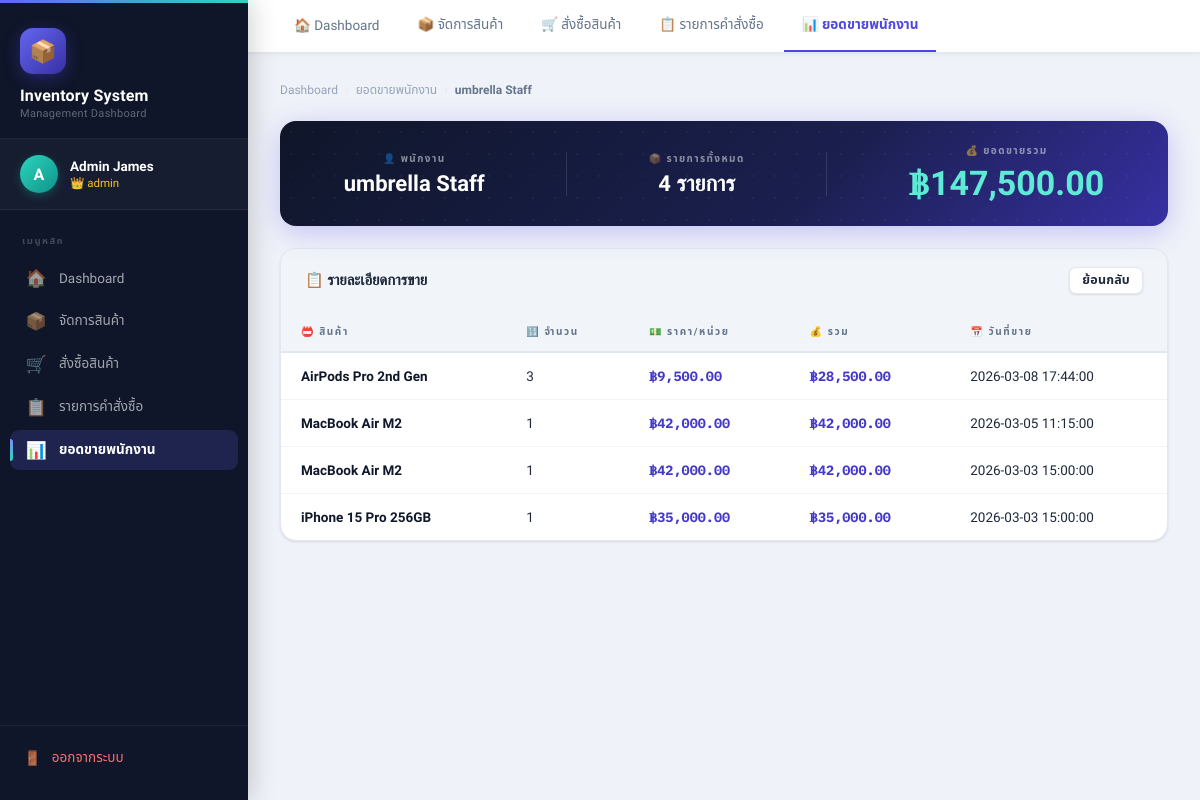
Screenshot of /Database/staff_sales_detail.php?id=2 (signed in) with the database file from the repository.
### tables this page shows
CREATE TABLE `users` (
  `user_id` int(11) NOT NULL,
  `name` varchar(100) NOT NULL,
  `email` varchar(150) NOT NULL,
  `password` varchar(255) NOT NULL,
  `role` enum('admin','staff') NOT NULL DEFAULT 'staff',
  `is_active` tinyint(1) NOT NULL DEFAULT 1,
  `created_at` datetime NOT NULL DEFAULT current_timestamp(),
  `updated_at` datetime NOT NULL DEFAULT current_timestamp() ON UPDATE current_timestamp(),
  `last_login` datetime DEFAULT NULL
);

CREATE TABLE `orders` (
  `order_id` int(11) NOT NULL,
  `user_id` int(11) NOT NULL,
  `status` enum('pending','completed','cancelled') NOT NULL DEFAULT 'pending',
  `subtotal` decimal(12,2) NOT NULL DEFAULT 0.00,
  `vat` decimal(12,2) NOT NULL DEFAULT 0.00,
  `total` decimal(12,2) NOT NULL DEFAULT 0.00,
  `note` varchar(255) DEFAULT NULL,
  `order_date` datetime NOT NULL DEFAULT current_timestamp(),
  `updated_at` datetime NOT NULL DEFAULT current_timestamp() ON UPDATE current_timestamp(),
  `payment_method` enum('cash','qr') DEFAULT 'cash'
);

CREATE TABLE `products` (
  `product_id` int(11) NOT NULL,
  `product_name` varchar(150) NOT NULL,
  `price` decimal(12,2) NOT NULL DEFAULT 0.00,
  `stock` int(11) NOT NULL DEFAULT 0,
  `category_id` int(11) DEFAULT NULL,
  `is_active` tinyint(1) NOT NULL DEFAULT 1,
  `created_at` datetime NOT NULL DEFAULT current_timestamp(),
  `updated_at` datetime NOT NULL DEFAULT current_timestamp() ON UPDATE current_timestamp()
);

CREATE TABLE `order_items` (
  `item_id` int(11) NOT NULL,
  `order_id` int(11) NOT NULL,
  `product_id` int(11) NOT NULL,
  `qty` int(11) NOT NULL DEFAULT 1,
  `unit_price` decimal(12,2) NOT NULL,
  `subtotal` decimal(12,2) NOT NULL
);

### Database/staff_sales_detail.php (the view, shortened to what this page needs)
<?php
require 'db.php';
$user = $_SESSION['user'];
$user_id = intval($_GET['id'] ?? 0);
$sql = "
SELECT
    users.name,
    products.product_name,
    order_items.qty,
    order_items.unit_price,
    order_items.subtotal,
    orders.order_date
FROM orders
JOIN users      ON orders.user_id          = users.user_id
JOIN order_items ON orders.order_id        = order_items.order_id
JOIN products   ON order_items.product_id  = products.product_id
WHERE users.user_id = $user_id
ORDER BY orders.order_date DESC
";
$result = $conn->query($sql);
$staff_name = '';
$grand_total = 0;
$rows = [];
if ($result && $result->num_rows > 0) {
    while ($row = $result->fetch_assoc()) {
        if (!$staff_name) $staff_name = $row['name'];
        $grand_total += $row['subtotal'];
        $rows[] = $row;
    }
}
?>
<!DOCTYPE html>
<html lang="th">
<head>
    <link rel="stylesheet" href="../Front/style.css">
</head>
<body class="dashboard-body">
<aside class="sidebar">
    <div class="sidebar-brand">
        <div class="brand-icon">📦</div>
        <div class="brand-title">Inventory System</div>
        <div class="brand-sub">Management Dashboard</div>
    </div>
    <div class="sidebar-user">
        <div class="user-avatar"><?php echo strtoupper(mb_substr($user['name'], 0, 1)); ?></div>
        <div>
            <div class="user-name"><?php echo htmlspecialchars($user['name']); ?></div>
            <div class="user-role">👑 <?php echo htmlspecialchars($user['role']); ?></div>
        </div>
    </div>
    <nav class="sidebar-nav">
        <div class="nav-label">เมนูหลัก</div>
        <a href="dashboard.php"   class="nav-item"><span class="nav-icon">🏠</span> Dashboard</a>
        <a href="products.php"    class="nav-item"><span class="nav-icon">📦</span> จัดการสินค้า</a>
        <a href="orders.php"      class="nav-item"><span class="nav-icon">🛒</span> สั่งซื้อสินค้า</a>
        <a href="order_list.php"  class="nav-item"><span class="nav-icon">📋</span> รายการคำสั่งซื้อ</a>
        <a href="staff_sales.php" class="nav-item active"><span class="nav-icon">📊</span> ยอดขายพนักงาน</a>
    </nav>
    <div class="sidebar-logout">
        <a href="logout.php" class="logout-btn"><span>🚪</span> ออกจากระบบ</a>
    </div>
</aside>
<div class="dash-main">
    <nav class="topnav">
        <a href="dashboard.php"   class="topnav-tab">🏠 Dashboard</a>
        <a href="products.php"    class="topnav-tab">📦 จัดการสินค้า</a>
        <a href="orders.php"      class="topnav-tab">🛒 สั่งซื้อสินค้า</a>
        <a href="order_list.php"  class="topnav-tab">📋 รายการคำสั่งซื้อ</a>
        <a href="staff_sales.php" class="topnav-tab active">📊 ยอดขายพนักงาน</a>
    </nav>
    <div class="page-content">
        <div class="breadcrumb">
            <a href="dashboard.php">Dashboard</a>
            <span class="sep">›</span>
            <a href="staff_sales.php">ยอดขายพนักงาน</a>
            <span class="sep">›</span>
            <span class="current"><?php echo $staff_name ? htmlspecialchars($staff_name) : 'รายละเอียด'; ?></span>
        </div>
        <?php if ($staff_name): ?>
        <div class="order-summary" style="margin-bottom:22px;">
            <div class="sum-item">
                <div class="sum-label">👤 พนักงาน</div>
                <div class="sum-value"><?php echo htmlspecialchars($staff_name); ?></div>
            </div>
            <div class="sum-item">
                <div class="sum-label">📦 รายการทั้งหมด</div>
                <div class="sum-value"><?php echo count($rows); ?> รายการ</div>
            </div>
            <div class="sum-item">
                <div class="sum-label">💰 ยอดขายรวม</div>
                <div class="sum-value total">฿<?php echo number_format($grand_total, 2); ?></div>
            </div>
        </div>
        <?php endif; ?>
        <div class="card">
            <div class="card-header">
                <h2>📋 รายละเอียดการขาย</h2>
                <a href="staff_sales.php" class="btn btn-ghost btn-sm">ย้อนกลับ</a>
            </div>
            <div class="table-wrap">
                <table class="data-table">
                    <thead>
                        <tr>
                            <th>📛 สินค้า</th>
                            <th>🔢 จำนวน</th>
                            <th>💵 ราคา/หน่วย</th>
                            <th>💰 รวม</th>
                            <th>📅 วันที่ขาย</th>
                        </tr>
                    </thead>
                    <tbody>
                    <?php if (!empty($rows)): ?>
                        <?php foreach ($rows as $row): ?>
                        <tr>
                            <td class="col-name"><?php echo htmlspecialchars($row['product_name']); ?></td>
                            <td><?php echo $row['qty']; ?></td>
                            <td class="col-price"><?php echo number_format($row['unit_price'], 2); ?></td>
                            <td class="col-price"><?php echo number_format($row['subtotal'], 2); ?></td>
                            <td><?php echo htmlspecialchars($row['order_date']); ?></td>
                        </tr>
                        <?php endforeach; ?>
                    <?php else: ?>
                        <tr class="empty-row">
                            <td colspan="5">📭 ยังไม่มีรายการขายของพนักงานคนนี้</td>
                        </tr>
                    <?php endif; ?>
                    </tbody>
                </table>
            </div>
        </div>
    </div>
</div>
</body>
</html>

### rows the page displays
users: name "umbrella Staff"
orders: products.product_name "AirPods Pro 2nd Gen", order_items.qty "3", order_items.unit_price "฿9,500.00", order_items.subtotal "฿28,500.00", order_date "2026-03-08 17:44:00"
orders: products.product_name "MacBook Air M2", order_items.qty "1", order_items.unit_price "฿42,000.00", order_items.subtotal "฿42,000.00", order_date "2026-03-05 11:15:00"
orders: products.product_name "MacBook Air M2", order_items.qty "1", order_items.unit_price "฿42,000.00", order_items.subtotal "฿42,000.00", order_date "2026-03-03 15:00:00", products.product_name "iPhone 15 Pro 256GB", order_items.unit_price "฿35,000.00", order_items.subtotal "฿35,000.00"

### other values shown
mb_substr($user['name'], 0, 1) "A"
$user['name'] "Admin James"
$user['role'] "admin"
count($rows) "4"
$grand_total "147,500.00"
